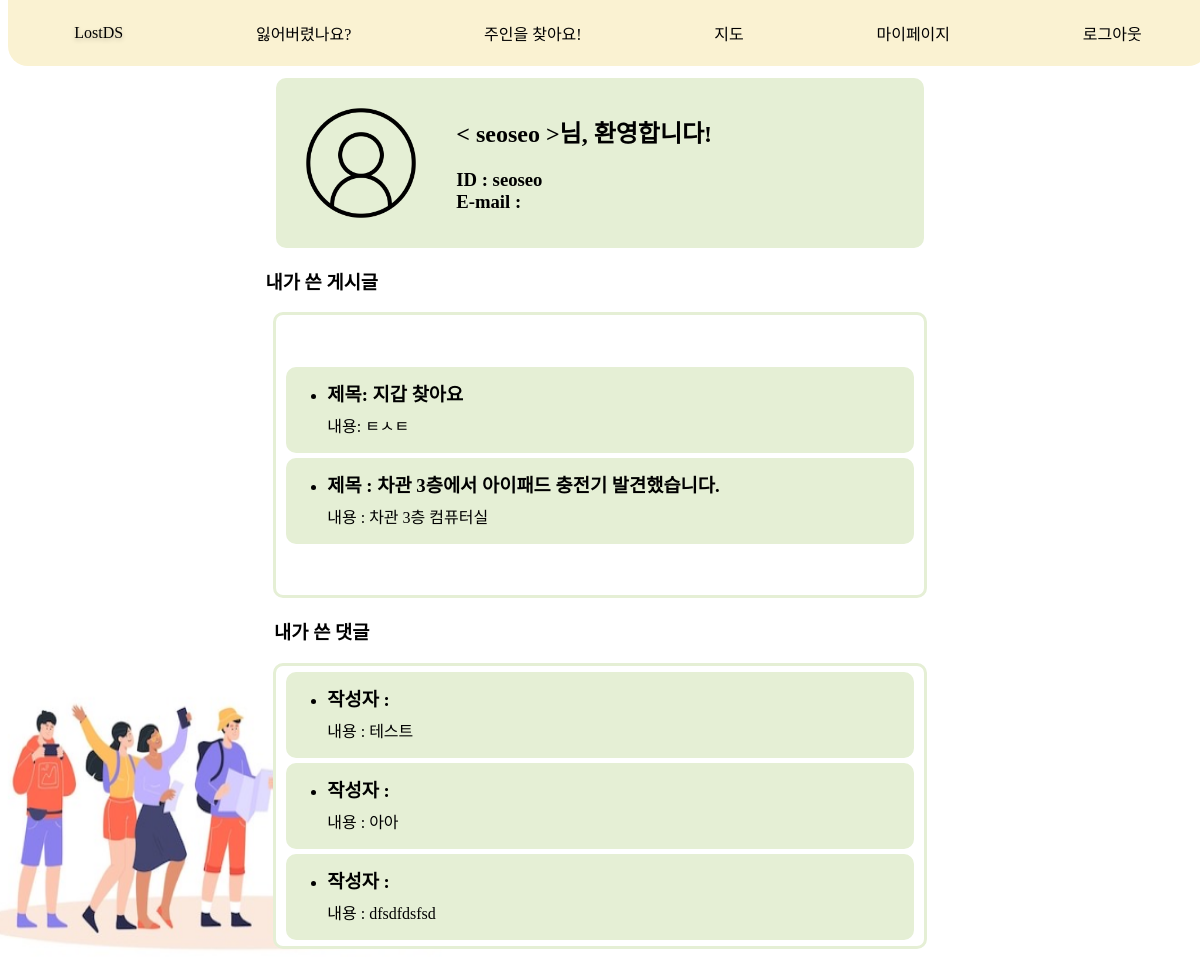
Page /mypage/ (signed in) on the earlier database version.
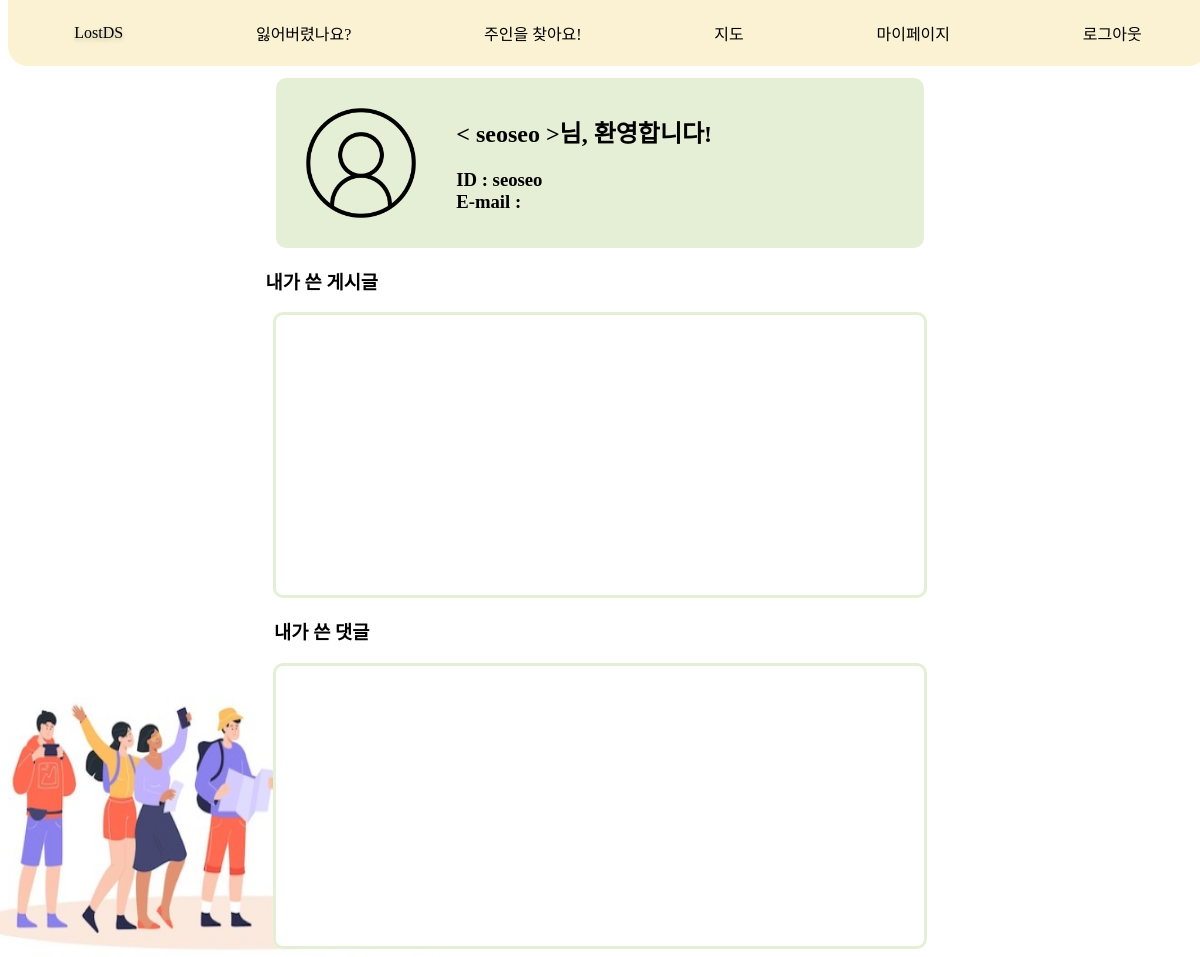
Same page on the later database version.
### message/models.py (models this page shows, shortened)
class AskItem(models.Model):
    title = models.CharField(max_length=30)
    author = models.ForeignKey(settings.AUTH_USER_MODEL, null=True, on_delete=models.SET_NULL)
    place = models.CharField(max_length=15, blank=True, null=True)
    created_at = models.DateTimeField(auto_now_add=True)
    category = models.ForeignKey(Category, null=True, on_delete=models.SET_NULL)
    head_image = models.ImageField(upload_to='message/images/ask/%Y/%m/%d/', blank=True)
    content = models.TextField()

class FindItem(models.Model):
    title = models.CharField(max_length=30)
    author = models.ForeignKey(settings.AUTH_USER_MODEL, null=True, on_delete=models.SET_NULL)
    place = models.CharField(max_length=15, null=True)
    created_at = models.DateTimeField(auto_now_add=True)
    category = models.ForeignKey(Category, null=True, on_delete=models.SET_NULL)
    head_image = models.ImageField(upload_to='message/images/find/%Y/%m/%d/', blank=True)
    content = models.TextField()

class Comment(models.Model):
    findPost = models.ForeignKey(FindItem, on_delete=models.CASCADE, null=True, blank=True)
    askPost = models.ForeignKey(AskItem, on_delete=models.CASCADE, null=True, blank=True)
    completePost = models.ForeignKey(CompleteItem, on_delete=models.CASCADE, null=True, blank=True)
    author = models.ForeignKey(settings.AUTH_USER_MODEL, on_delete=models.CASCADE)
    content = models.TextField()
    created_at = models.DateTimeField(auto_now_add=True)

### main/views.py (the view)
# urls.py: path('mypage/', views.mypage, name='mypage'),
@login_required
def mypage(request):
    return render(
        request,'mypage/mypage.html'
    )

### mypage/templates/mypage/mypage.html (shortened to what this page needs)
{% extends 'main/nav.html' %}
{% block content %}
{% load static %}
<html lang="ko">
<head>
    <link rel="stylesheet" href="{% static 'mypage/css/mypage.css' %}" media="screen">
</head>
<body>
<div class="container">
    <div class="user-container">
        <div class="user-content">
            <img src="/static/mypage/image/profile.png" width="150" height="150">
            <div class="user-info">
                <h2>< {{ request.user.username }} >님, 환영합니다!</h2>
                <h3>ID : {{ request.user.username }}<br>E-mail : {{ request.user.email }}</h3>
            </div>
        </div>
    </div>
    <h3 style="margin-left:-47%"><a href="/mypage/my-post">내가 쓴 게시글</a></h3>
    <div class="post-container">
        {% for post in request.user.askitem_set.all|slice:":2" reversed %}
        <div class="content">
            <ul>
                <li>
                    <h3>제목: <a href="/message/ask/{{ post.pk }}/">{{ post.title }}</a><br></h3>
                    내용: {{ post.content|slice:"10" }}
                </li>
            </ul>
        </div>
        {% endfor %}
        {% for post in request.user.finditem_set.all|slice:":1" reversed %}
        <div class="content">
            <ul>
                <li>
                    <h3>제목 : <a href="/message/find/{{ post.pk }}/">{{ post.title }}</a><br></h3>
                    내용 : {{ post.content|slice:"10" }}
                </li>
            </ul>
        </div>
        {% endfor %}
    </div>
    <h3 style="margin-left:-47%"><a href="/mypage/comment">내가 쓴 댓글</a></h3>
    <div class="comment-container">
        {% for comment in request.user.comment_set.all|slice:":3" reversed %}
        <div class="content">
            <ul>
                <li>
                    <h3>작성자 : <br></h3>
                    내용 : {{ comment.content }}
                </li>
            </ul>
        </div>
        {% endfor %}
    </div>
</div>
</body>
{% endblock %}

Differences in the rows shown:
removed AskItem: title "지갑 찾아요", content "ㅌㅅㅌ"
removed FindItem: title "차관 3층에서 아이패드 충전기 발견했습니다.", content "차관 3층 컴퓨터실"
removed Comment: content "테스트"
removed Comment: content "아아"
removed Comment: content "dfsdfdsfsd"
